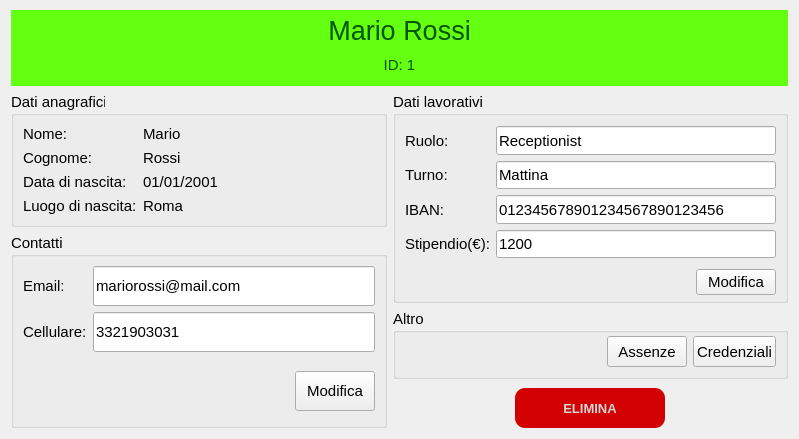
<?xml version="1.0" encoding="UTF-8"?>
<ui version="4.0">
 <class>mainWidget</class>
 <widget class="QWidget" name="mainWidget">
  <property name="geometry">
   <rect>
    <x>0</x>
    <y>0</y>
    <width>799</width>
    <height>439</height>
   </rect>
  </property>
  <property name="windowTitle">
   <string>Visualizza Dipendente</string>
  </property>
  <layout class="QGridLayout" name="gridLayout">
   <property name="topMargin">
    <number>10</number>
   </property>
   <item row="8" column="1">
    <widget class="QWidget" name="widgetElimina" native="true">
     <property name="sizePolicy">
      <sizepolicy hsizetype="Preferred" vsizetype="Fixed">
       <horstretch>0</horstretch>
       <verstretch>0</verstretch>
      </sizepolicy>
     </property>
     <property name="minimumSize">
      <size>
       <width>0</width>
       <height>40</height>
      </size>
     </property>
     <property name="font">
      <font>
       <family>Arial</family>
       <pointsize>10</pointsize>
      </font>
     </property>
     <layout class="QHBoxLayout" name="horizontalLayout_2">
      <property name="topMargin">
       <number>3</number>
      </property>
      <property name="bottomMargin">
       <number>0</number>
      </property>
      <item>
       <widget class="QPushButton" name="btnElimina">
        <property name="sizePolicy">
         <sizepolicy hsizetype="Minimum" vsizetype="Expanding">
          <horstretch>0</horstretch>
          <verstretch>0</verstretch>
         </sizepolicy>
        </property>
        <property name="minimumSize">
         <size>
          <width>40</width>
          <height>40</height>
         </size>
        </property>
        <property name="maximumSize">
         <size>
          <width>150</width>
          <height>70</height>
         </size>
        </property>
        <property name="font">
         <font>
          <family>Arial</family>
          <pointsize>10</pointsize>
          <weight>75</weight>
          <bold>true</bold>
         </font>
        </property>
        <property name="styleSheet">
         <string notr="true">QPushButton {
	border-radius:10px;
	background-color: rgb(210, 0, 0);
	color: rgb(216, 216, 216);
}
QPushButton::hover {
	background-color: rgb(255, 0, 0);
	color: rgb(255, 255, 255);
}</string>
        </property>
        <property name="text">
         <string>ELIMINA</string>
        </property>
       </widget>
      </item>
     </layout>
    </widget>
   </item>
   <item row="0" column="0" colspan="2">
    <widget class="QWidget" name="widgetIntestazione" native="true">
     <property name="sizePolicy">
      <sizepolicy hsizetype="Preferred" vsizetype="Maximum">
       <horstretch>0</horstretch>
       <verstretch>0</verstretch>
      </sizepolicy>
     </property>
     <property name="minimumSize">
      <size>
       <width>0</width>
       <height>70</height>
      </size>
     </property>
     <property name="styleSheet">
      <string notr="true">background-color: rgb(100, 255, 17);
color: rgb(0, 85, 0);</string>
     </property>
     <layout class="QVBoxLayout" name="verticalLayout_5">
      <property name="leftMargin">
       <number>0</number>
      </property>
      <property name="topMargin">
       <number>0</number>
      </property>
      <property name="rightMargin">
       <number>0</number>
      </property>
      <property name="bottomMargin">
       <number>0</number>
      </property>
      <item>
       <widget class="QLabel" name="labelIntestazioneNome">
        <property name="sizePolicy">
         <sizepolicy hsizetype="Expanding" vsizetype="Expanding">
          <horstretch>0</horstretch>
          <verstretch>0</verstretch>
         </sizepolicy>
        </property>
        <property name="minimumSize">
         <size>
          <width>0</width>
          <height>40</height>
         </size>
        </property>
        <property name="font">
         <font>
          <family>Arial</family>
          <pointsize>20</pointsize>
         </font>
        </property>
        <property name="styleSheet">
         <string notr="true">background-color: rgb(100, 255, 17);
color: rgb(0, 85, 0);</string>
        </property>
        <property name="text">
         <string>Mario Rossi</string>
        </property>
        <property name="alignment">
         <set>Qt::AlignCenter</set>
        </property>
       </widget>
      </item>
      <item>
       <widget class="QLabel" name="labelIntestazioneID">
        <property name="sizePolicy">
         <sizepolicy hsizetype="Expanding" vsizetype="Expanding">
          <horstretch>0</horstretch>
          <verstretch>0</verstretch>
         </sizepolicy>
        </property>
        <property name="minimumSize">
         <size>
          <width>0</width>
          <height>30</height>
         </size>
        </property>
        <property name="font">
         <font>
          <family>Arial</family>
          <pointsize>11</pointsize>
         </font>
        </property>
        <property name="text">
         <string>ID: 1</string>
        </property>
        <property name="alignment">
         <set>Qt::AlignHCenter|Qt::AlignTop</set>
        </property>
       </widget>
      </item>
     </layout>
    </widget>
   </item>
   <item row="4" column="0" rowspan="5">
    <widget class="QGroupBox" name="groupBoxContatti">
     <property name="sizePolicy">
      <sizepolicy hsizetype="Preferred" vsizetype="Preferred">
       <horstretch>0</horstretch>
       <verstretch>0</verstretch>
      </sizepolicy>
     </property>
     <property name="font">
      <font>
       <family>Arial</family>
       <pointsize>11</pointsize>
      </font>
     </property>
     <property name="title">
      <string>Contatti</string>
     </property>
     <layout class="QFormLayout" name="formLayout_5">
      <item row="0" column="0">
       <widget class="QLabel" name="labelEmail">
        <property name="sizePolicy">
         <sizepolicy hsizetype="Preferred" vsizetype="Expanding">
          <horstretch>0</horstretch>
          <verstretch>0</verstretch>
         </sizepolicy>
        </property>
        <property name="font">
         <font>
          <family>Arial</family>
          <pointsize>11</pointsize>
         </font>
        </property>
        <property name="text">
         <string>Email:</string>
        </property>
       </widget>
      </item>
      <item row="0" column="1">
       <widget class="QLineEdit" name="lineEditEmail">
        <property name="sizePolicy">
         <sizepolicy hsizetype="Expanding" vsizetype="Expanding">
          <horstretch>0</horstretch>
          <verstretch>0</verstretch>
         </sizepolicy>
        </property>
        <property name="minimumSize">
         <size>
          <width>250</width>
          <height>0</height>
         </size>
        </property>
        <property name="maximumSize">
         <size>
          <width>16777215</width>
          <height>40</height>
         </size>
        </property>
        <property name="font">
         <font>
          <family>Arial</family>
          <pointsize>11</pointsize>
         </font>
        </property>
        <property name="text">
         <string>mariorossi@mail.com</string>
        </property>
        <property name="readOnly">
         <bool>true</bool>
        </property>
       </widget>
      </item>
      <item row="1" column="0">
       <widget class="QLabel" name="labelCellulare">
        <property name="sizePolicy">
         <sizepolicy hsizetype="Preferred" vsizetype="Expanding">
          <horstretch>0</horstretch>
          <verstretch>0</verstretch>
         </sizepolicy>
        </property>
        <property name="font">
         <font>
          <family>Arial</family>
          <pointsize>11</pointsize>
         </font>
        </property>
        <property name="text">
         <string>Cellulare:</string>
        </property>
       </widget>
      </item>
      <item row="1" column="1">
       <widget class="QLineEdit" name="lineEditCellulare">
        <property name="sizePolicy">
         <sizepolicy hsizetype="Expanding" vsizetype="Expanding">
          <horstretch>0</horstretch>
          <verstretch>0</verstretch>
         </sizepolicy>
        </property>
        <property name="minimumSize">
         <size>
          <width>120</width>
          <height>0</height>
         </size>
        </property>
        <property name="maximumSize">
         <size>
          <width>16777215</width>
          <height>40</height>
         </size>
        </property>
        <property name="font">
         <font>
          <family>Arial</family>
          <pointsize>11</pointsize>
         </font>
        </property>
        <property name="text">
         <string>3321903031</string>
        </property>
        <property name="readOnly">
         <bool>true</bool>
        </property>
       </widget>
      </item>
      <item row="2" column="0" colspan="2">
       <widget class="QWidget" name="widgetContatti" native="true">
        <property name="sizePolicy">
         <sizepolicy hsizetype="Preferred" vsizetype="Preferred">
          <horstretch>0</horstretch>
          <verstretch>0</verstretch>
         </sizepolicy>
        </property>
        <layout class="QGridLayout" name="gridLayout_10">
         <property name="rightMargin">
          <number>0</number>
         </property>
         <property name="bottomMargin">
          <number>0</number>
         </property>
         <item row="0" column="0" alignment="Qt::AlignRight">
          <widget class="QPushButton" name="btnModificaContatti">
           <property name="sizePolicy">
            <sizepolicy hsizetype="Minimum" vsizetype="Expanding">
             <horstretch>0</horstretch>
             <verstretch>0</verstretch>
            </sizepolicy>
           </property>
           <property name="maximumSize">
            <size>
             <width>16777215</width>
             <height>40</height>
            </size>
           </property>
           <property name="font">
            <font>
             <family>Arial</family>
             <pointsize>11</pointsize>
            </font>
           </property>
           <property name="text">
            <string>Modifica</string>
           </property>
          </widget>
         </item>
        </layout>
       </widget>
      </item>
     </layout>
    </widget>
   </item>
   <item row="1" column="0" rowspan="3">
    <widget class="QGroupBox" name="groupBoxDatiAnagrafici">
     <property name="sizePolicy">
      <sizepolicy hsizetype="Preferred" vsizetype="Preferred">
       <horstretch>0</horstretch>
       <verstretch>0</verstretch>
      </sizepolicy>
     </property>
     <property name="font">
      <font>
       <family>Arial</family>
       <pointsize>11</pointsize>
      </font>
     </property>
     <property name="styleSheet">
      <string notr="true"/>
     </property>
     <property name="title">
      <string>Dati anagrafici</string>
     </property>
     <layout class="QFormLayout" name="formLayout">
      <item row="0" column="0">
       <widget class="QLabel" name="labelNomeStatic">
        <property name="sizePolicy">
         <sizepolicy hsizetype="Preferred" vsizetype="Expanding">
          <horstretch>0</horstretch>
          <verstretch>0</verstretch>
         </sizepolicy>
        </property>
        <property name="font">
         <font>
          <family>Arial</family>
          <pointsize>11</pointsize>
         </font>
        </property>
        <property name="text">
         <string>Nome:</string>
        </property>
       </widget>
      </item>
      <item row="1" column="0">
       <widget class="QLabel" name="labelCognomeStatic">
        <property name="sizePolicy">
         <sizepolicy hsizetype="Preferred" vsizetype="Expanding">
          <horstretch>0</horstretch>
          <verstretch>0</verstretch>
         </sizepolicy>
        </property>
        <property name="font">
         <font>
          <family>Arial</family>
          <pointsize>11</pointsize>
         </font>
        </property>
        <property name="text">
         <string>Cognome:</string>
        </property>
       </widget>
      </item>
      <item row="2" column="0">
       <widget class="QLabel" name="labelDataNascitaStatic">
        <property name="sizePolicy">
         <sizepolicy hsizetype="Preferred" vsizetype="Expanding">
          <horstretch>0</horstretch>
          <verstretch>0</verstretch>
         </sizepolicy>
        </property>
        <property name="font">
         <font>
          <family>Arial</family>
          <pointsize>11</pointsize>
         </font>
        </property>
        <property name="text">
         <string>Data di nascita:</string>
        </property>
       </widget>
      </item>
      <item row="3" column="0">
       <widget class="QLabel" name="labelLuogoNascitaStatic">
        <property name="sizePolicy">
         <sizepolicy hsizetype="Preferred" vsizetype="Expanding">
          <horstretch>0</horstretch>
          <verstretch>0</verstretch>
         </sizepolicy>
        </property>
        <property name="font">
         <font>
          <family>Arial</family>
          <pointsize>11</pointsize>
         </font>
        </property>
        <property name="text">
         <string>Luogo di nascita:</string>
        </property>
       </widget>
      </item>
      <item row="0" column="1">
       <widget class="QLabel" name="labelNome">
        <property name="font">
         <font>
          <family>Arial</family>
          <pointsize>11</pointsize>
         </font>
        </property>
        <property name="text">
         <string>Mario</string>
        </property>
       </widget>
      </item>
      <item row="1" column="1">
       <widget class="QLabel" name="labelCognome">
        <property name="font">
         <font>
          <family>Arial</family>
          <pointsize>11</pointsize>
         </font>
        </property>
        <property name="text">
         <string>Rossi</string>
        </property>
       </widget>
      </item>
      <item row="2" column="1">
       <widget class="QLabel" name="labelDataNascita">
        <property name="font">
         <font>
          <family>Arial</family>
          <pointsize>11</pointsize>
         </font>
        </property>
        <property name="text">
         <string>01/01/2001</string>
        </property>
       </widget>
      </item>
      <item row="3" column="1">
       <widget class="QLabel" name="labelLuogoNascita">
        <property name="font">
         <font>
          <family>Arial</family>
          <pointsize>11</pointsize>
         </font>
        </property>
        <property name="text">
         <string>Roma</string>
        </property>
       </widget>
      </item>
     </layout>
    </widget>
   </item>
   <item row="1" column="1" rowspan="5">
    <widget class="QGroupBox" name="groupBoxDatiLavorativi">
     <property name="sizePolicy">
      <sizepolicy hsizetype="Expanding" vsizetype="Expanding">
       <horstretch>0</horstretch>
       <verstretch>0</verstretch>
      </sizepolicy>
     </property>
     <property name="font">
      <font>
       <family>Arial</family>
       <pointsize>11</pointsize>
      </font>
     </property>
     <property name="title">
      <string>Dati lavorativi</string>
     </property>
     <layout class="QFormLayout" name="formLayout_4">
      <property name="topMargin">
       <number>10</number>
      </property>
      <property name="bottomMargin">
       <number>5</number>
      </property>
      <item row="0" column="0">
       <widget class="QLabel" name="labelRuolo">
        <property name="sizePolicy">
         <sizepolicy hsizetype="Preferred" vsizetype="Expanding">
          <horstretch>0</horstretch>
          <verstretch>0</verstretch>
         </sizepolicy>
        </property>
        <property name="font">
         <font>
          <family>Arial</family>
          <pointsize>11</pointsize>
         </font>
        </property>
        <property name="text">
         <string>Ruolo:</string>
        </property>
       </widget>
      </item>
      <item row="0" column="1">
       <widget class="QLineEdit" name="lineEditRuolo">
        <property name="sizePolicy">
         <sizepolicy hsizetype="Expanding" vsizetype="Expanding">
          <horstretch>0</horstretch>
          <verstretch>0</verstretch>
         </sizepolicy>
        </property>
        <property name="minimumSize">
         <size>
          <width>150</width>
          <height>0</height>
         </size>
        </property>
        <property name="maximumSize">
         <size>
          <width>16777215</width>
          <height>40</height>
         </size>
        </property>
        <property name="font">
         <font>
          <family>Arial</family>
          <pointsize>11</pointsize>
         </font>
        </property>
        <property name="text">
         <string>Receptionist</string>
        </property>
        <property name="readOnly">
         <bool>true</bool>
        </property>
       </widget>
      </item>
      <item row="1" column="0">
       <widget class="QLabel" name="labelTurno">
        <property name="sizePolicy">
         <sizepolicy hsizetype="Preferred" vsizetype="Expanding">
          <horstretch>0</horstretch>
          <verstretch>0</verstretch>
         </sizepolicy>
        </property>
        <property name="font">
         <font>
          <family>Arial</family>
          <pointsize>11</pointsize>
         </font>
        </property>
        <property name="text">
         <string>Turno:</string>
        </property>
       </widget>
      </item>
      <item row="1" column="1">
       <widget class="QLineEdit" name="lineEditTurno">
        <property name="sizePolicy">
         <sizepolicy hsizetype="Expanding" vsizetype="Expanding">
          <horstretch>0</horstretch>
          <verstretch>0</verstretch>
         </sizepolicy>
        </property>
        <property name="minimumSize">
         <size>
          <width>150</width>
          <height>0</height>
         </size>
        </property>
        <property name="maximumSize">
         <size>
          <width>16777215</width>
          <height>40</height>
         </size>
        </property>
        <property name="font">
         <font>
          <family>Arial</family>
          <pointsize>11</pointsize>
         </font>
        </property>
        <property name="text">
         <string>Mattina</string>
        </property>
        <property name="readOnly">
         <bool>true</bool>
        </property>
       </widget>
      </item>
      <item row="2" column="0">
       <widget class="QLabel" name="labelIBAN">
        <property name="sizePolicy">
         <sizepolicy hsizetype="Preferred" vsizetype="Expanding">
          <horstretch>0</horstretch>
          <verstretch>0</verstretch>
         </sizepolicy>
        </property>
        <property name="font">
         <font>
          <family>Arial</family>
          <pointsize>11</pointsize>
         </font>
        </property>
        <property name="text">
         <string>IBAN:</string>
        </property>
       </widget>
      </item>
      <item row="2" column="1">
       <widget class="QLineEdit" name="lineEditIBAN">
        <property name="sizePolicy">
         <sizepolicy hsizetype="Expanding" vsizetype="Expanding">
          <horstretch>0</horstretch>
          <verstretch>0</verstretch>
         </sizepolicy>
        </property>
        <property name="minimumSize">
         <size>
          <width>280</width>
          <height>0</height>
         </size>
        </property>
        <property name="maximumSize">
         <size>
          <width>16777215</width>
          <height>40</height>
         </size>
        </property>
        <property name="font">
         <font>
          <family>Arial</family>
          <pointsize>11</pointsize>
         </font>
        </property>
        <property name="text">
         <string>012345678901234567890123456</string>
        </property>
        <property name="readOnly">
         <bool>true</bool>
        </property>
       </widget>
      </item>
      <item row="3" column="0">
       <widget class="QLabel" name="labelStipendio">
        <property name="sizePolicy">
         <sizepolicy hsizetype="Preferred" vsizetype="Expanding">
          <horstretch>0</horstretch>
          <verstretch>0</verstretch>
         </sizepolicy>
        </property>
        <property name="font">
         <font>
          <family>Arial</family>
          <pointsize>11</pointsize>
         </font>
        </property>
        <property name="text">
         <string>Stipendio(€):</string>
        </property>
       </widget>
      </item>
      <item row="3" column="1">
       <widget class="QLineEdit" name="lineEditStipendio">
        <property name="sizePolicy">
         <sizepolicy hsizetype="Expanding" vsizetype="Expanding">
          <horstretch>0</horstretch>
          <verstretch>0</verstretch>
         </sizepolicy>
        </property>
        <property name="minimumSize">
         <size>
          <width>100</width>
          <height>0</height>
         </size>
        </property>
        <property name="maximumSize">
         <size>
          <width>16777215</width>
          <height>40</height>
         </size>
        </property>
        <property name="font">
         <font>
          <family>Arial</family>
          <pointsize>11</pointsize>
         </font>
        </property>
        <property name="text">
         <string>1200</string>
        </property>
        <property name="readOnly">
         <bool>true</bool>
        </property>
       </widget>
      </item>
      <item row="5" column="0" colspan="2">
       <widget class="QWidget" name="widgetDatiLavorativi" native="true">
        <property name="sizePolicy">
         <sizepolicy hsizetype="Expanding" vsizetype="Preferred">
          <horstretch>0</horstretch>
          <verstretch>0</verstretch>
         </sizepolicy>
        </property>
        <layout class="QGridLayout" name="gridLayout_9">
         <property name="topMargin">
          <number>5</number>
         </property>
         <property name="rightMargin">
          <number>0</number>
         </property>
         <property name="bottomMargin">
          <number>0</number>
         </property>
         <item row="0" column="0" alignment="Qt::AlignRight">
          <widget class="QPushButton" name="btnModificaDatiLavorativi">
           <property name="sizePolicy">
            <sizepolicy hsizetype="Minimum" vsizetype="Expanding">
             <horstretch>0</horstretch>
             <verstretch>0</verstretch>
            </sizepolicy>
           </property>
           <property name="maximumSize">
            <size>
             <width>16777215</width>
             <height>40</height>
            </size>
           </property>
           <property name="font">
            <font>
             <family>Arial</family>
             <pointsize>11</pointsize>
            </font>
           </property>
           <property name="text">
            <string>Modifica</string>
           </property>
          </widget>
         </item>
        </layout>
       </widget>
      </item>
     </layout>
    </widget>
   </item>
   <item row="6" column="1" rowspan="2">
    <widget class="QGroupBox" name="groupBoxAltro">
     <property name="font">
      <font>
       <family>Arial</family>
       <pointsize>11</pointsize>
      </font>
     </property>
     <property name="title">
      <string>Altro</string>
     </property>
     <layout class="QHBoxLayout" name="horizontalLayout_3">
      <property name="leftMargin">
       <number>0</number>
      </property>
      <property name="topMargin">
       <number>3</number>
      </property>
      <item>
       <spacer name="hSpacer">
        <property name="orientation">
         <enum>Qt::Horizontal</enum>
        </property>
        <property name="sizeType">
         <enum>QSizePolicy::Expanding</enum>
        </property>
        <property name="sizeHint" stdset="0">
         <size>
          <width>192</width>
          <height>20</height>
         </size>
        </property>
       </spacer>
      </item>
      <item>
       <widget class="QPushButton" name="btnAssenze">
        <property name="maximumSize">
         <size>
          <width>16777215</width>
          <height>40</height>
         </size>
        </property>
        <property name="text">
         <string>Assenze</string>
        </property>
       </widget>
      </item>
      <item>
       <widget class="QPushButton" name="btnCredenziali">
        <property name="maximumSize">
         <size>
          <width>16777215</width>
          <height>40</height>
         </size>
        </property>
        <property name="font">
         <font>
          <family>Arial</family>
          <pointsize>11</pointsize>
         </font>
        </property>
        <property name="text">
         <string>Credenziali</string>
        </property>
       </widget>
      </item>
     </layout>
    </widget>
   </item>
  </layout>
 </widget>
 <resources/>
 <connections/>
</ui>
